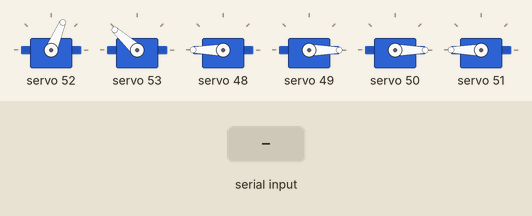
Simulated run of this sketch. Board: Arduino Uno, built with avr-gcc and run on an emulated ATmega328P. Shown: 6 × servo. The test bench sets the inputs (shaded band). Random numbers use the default seed unless the sketch sets one.

Above: at 1.7 s.
1.8 s: "-\n" received over Serial
At 2.9 s:
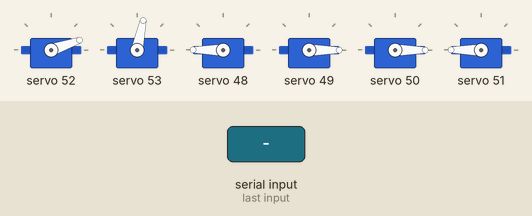
3.3 s: "90,45\n" received over Serial
At 3.8 s:
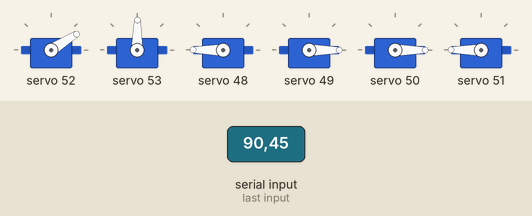
4.8 s: "30,150\n" received over Serial
At 5.2 s:
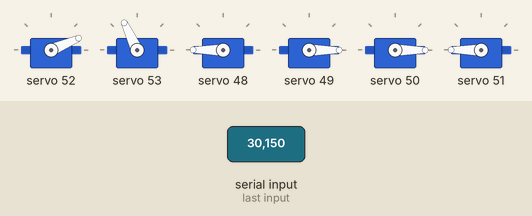
6.3 s: "5\n" received over Serial
At 7.4 s:
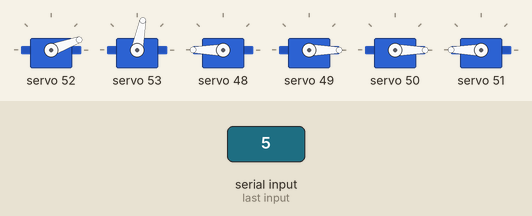
7.8 s: ",\n" received over Serial
At 10.12 s:
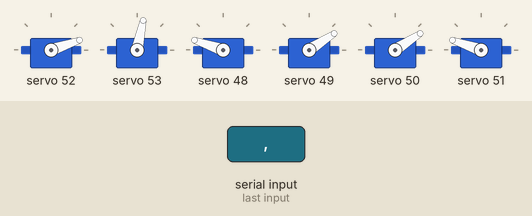
10.8 s: "200\n" received over Serial
At 11.9 s:
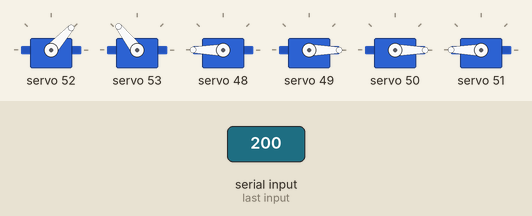
Timing chart, 0 to 24.3 s (numbered marks = the images above; inputs shaded):
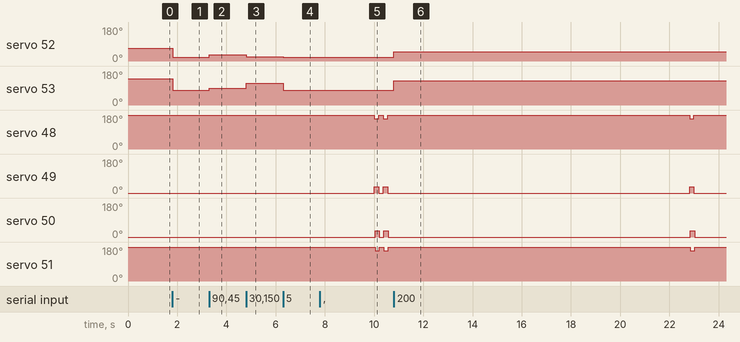

The sketch:

BLINK_EYE_FACE_TRACKING.ino
```cpp
 /* Include the HCPCA9685 library */
#include "HCPCA9685.h"

/* I2C slave address for the device/module. For the HCMODU0097 the default I2C address
   is 0x40 */
#define  I2CAdd 0x43


/* Create an instance of the library */
HCPCA9685 HCPCA9685(I2CAdd);

//sway commands, h: happy, s: sad, n: neutral, b: blink
//char cmd = 's';
String coor = "";
int currX = 150;
int currY = 300;
int targetX=currX;
int targetY=currY;


//ctrl
int pos_sway = 50;
int dir_sway = 1;
int pos_pitch = 250;
int dir_pitch = 1;
int lim_pitch=450;
int start_pitch = 300;

//motor index
int lidLeftTop = 0;
int lidLeftBot = 1;
int lidRightTop = 2;
int lidRightBot = 3;
int motorSway = 4;
int motorPitch = 5;

//timer
unsigned long currentMillis;
long previousMillis = 0;    // set up timers
long lastBlinkMillis = 0;    // set up timers
long interval = 10;        // time constant for timer
long blinkDelay = 10000;

void setup()
{
  Serial.setTimeout(2); //Milliseconds
  /* Initialise the library and set it to 'servo mode' */
  HCPCA9685.Init(SERVO_MODE);

  /* Wake the device up */
  HCPCA9685.Sleep(false);
  Serial.begin(115200);

  // Middle the eyes
  HCPCA9685.Servo(motorSway, currX); // sway (middle)
  HCPCA9685.Servo(motorPitch, currY); // pitch (middle)

  //left side eyelids
  HCPCA9685.Servo(0, 430); //left top eyelid (open)
  HCPCA9685.Servo(1, 0); //left bottom eyelid (open)

  //right side eyelids
  HCPCA9685.Servo(2, 0); //right top eyelid (open)
  HCPCA9685.Servo(3, 430); //right bottom eyelid (open)

  delay(500);
}


void loop(){
  //HCPCA9685.Servo(motorSway, targetX); // sway
  //HCPCA9685.Servo(motorPitch, targetY); // pitch
  currentMillis = millis();
  if (currentMillis - previousMillis >= interval) {  // start 5ms timed loop
    if(currX != targetX){
      currX = currX + int(round((targetX-currX)*0.5));
      HCPCA9685.Servo(motorSway, targetX); // sway
      currX=targetX;
      }
    if(currY != targetY){
      currY = currY + int(round((targetY-currY)*0.5));
      HCPCA9685.Servo(motorPitch, targetY); // pitch
      currY=targetY;
      }
    if(currentMillis - lastBlinkMillis > blinkDelay){
      if(blinkDelay%2==1){
        //left side eyelids
        HCPCA9685.Servo(0, 350); //left top eyelid (close)
        HCPCA9685.Servo(1, 80); //left bottom eyelid (close)
        delay(25);
        //right side eyelids
        HCPCA9685.Servo(2, 80); //right top eyelid (close)
        HCPCA9685.Servo(3, 350); //right bottom eyelid (close)
        delay(150);
        HCPCA9685.Servo(0, 430); //left top eyelid (open)
        HCPCA9685.Servo(1, 0); //left bottom eyelid (open)
        delay(25);
        //right side eyelids
        HCPCA9685.Servo(2, 0); //right top eyelid (open)
        HCPCA9685.Servo(3, 430); //right bottom eyelid (open)
        delay(150);
        }
      else{
        //left side eyelids
        HCPCA9685.Servo(0, 350); //left top eyelid (close)
        HCPCA9685.Servo(1, 80); //left bottom eyelid (close)
        delay(25);
        //right side eyelids
        HCPCA9685.Servo(2, 80); //right top eyelid (close)
        HCPCA9685.Servo(3, 350); //right bottom eyelid (close)
        delay(150);
        HCPCA9685.Servo(0, 430); //left top eyelid (open)
        HCPCA9685.Servo(1, 0); //left bottom eyelid (open)
        delay(25);
        //right side eyelids
        HCPCA9685.Servo(2, 0); //right top eyelid (open)
        HCPCA9685.Servo(3, 430); //right bottom eyelid (open)
        delay(150);
        //left side eyelids
        HCPCA9685.Servo(0, 350); //left top eyelid (close)
        HCPCA9685.Servo(1, 80); //left bottom eyelid (close)
        delay(25);
        //right side eyelids
        HCPCA9685.Servo(2, 80); //right top eyelid (close)
        HCPCA9685.Servo(3, 350); //right bottom eyelid (close)
        delay(150);
        HCPCA9685.Servo(0, 430); //left top eyelid (open)
        HCPCA9685.Servo(1, 0); //left bottom eyelid (open)
        delay(25);
        //right side eyelids
        HCPCA9685.Servo(2, 0); //right top eyelid (open)
        HCPCA9685.Servo(3, 430); //right bottom eyelid (open)
        delay(150);
        }
      blinkDelay = random(8000, 20000);
      lastBlinkMillis = currentMillis;
      }
    previousMillis = currentMillis;
    } // end of timed loop
  //delay(1000);
  recCommand();
}

void recCommand() {
  if (Serial.available() > 0) {
      //targetX = 50;
      //targetY = 200;
      coor = Serial.readStringUntil("-");
      coor = coor.substring(0, coor.indexOf("-"));
      int coor_x = coor.substring(0, coor.indexOf(",")).toInt();
      int coor_y = coor.substring(coor.indexOf(",")+1).toInt();
      targetX = map(coor_x, 0, 640, 50, 250);
      targetY = map(coor_y, 0, 480, 175, 425);
      //Serial.print(targetX);
      //Serial.print(" ");
      //Serial.println(targetY);
      Serial.flush();
  }
}
```

Measured:
- after the input at 1.8 s, servo 52: 67° → 19° at once; servo 53: 138° → 78° at once
- after the input at 3.3 s, servo 52: 19° → 32° at once; servo 53: 78° → 89° at once
- after the input at 4.8 s, servo 52: 32° → 23° at once; servo 53: 89° → 115° at once
- after the input at 6.3 s, servo 52: 23° → 20° at once; servo 53: 115° → 79° at once
- after the input at 7.8 s, servo 52: 20° → 19° at once; servo 53: 79° → 78° at once
- after the input at 10.8 s, servo 52: 19° → 48° at once; servo 53: 78° → 128° at once
